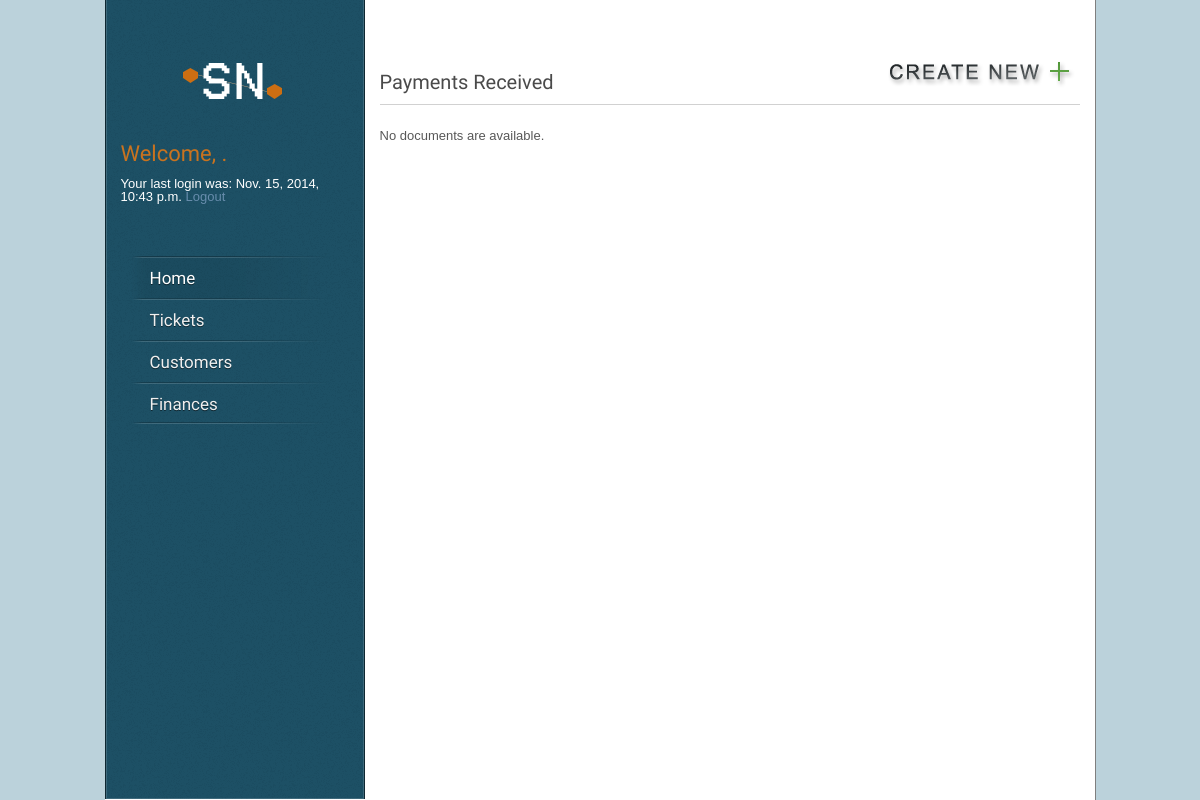
Before: /finance/payment_received/ (signed in) with the older database file.
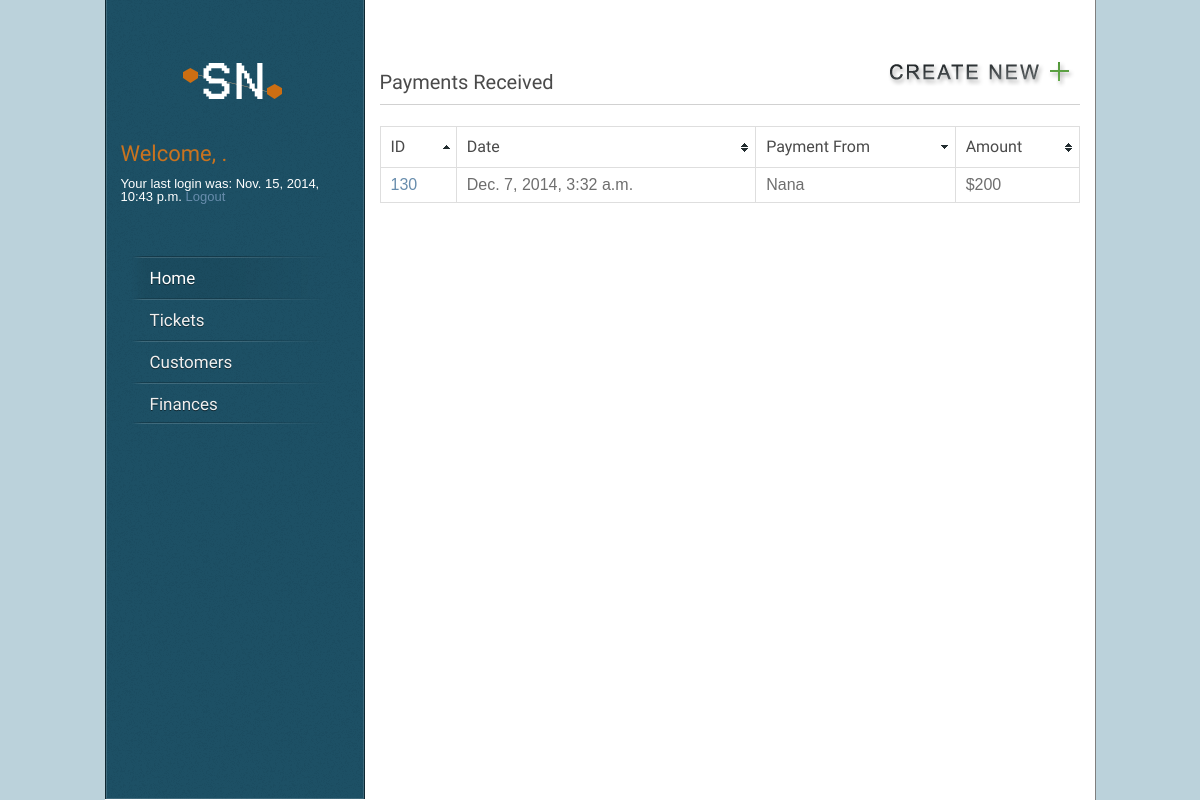
After: the same page with the newer database file.
### core/models.py (models this page shows, shortened)
class Node(models.Model):
    parent = models.ForeignKey("self", blank=True, null=True)
    name = models.CharField(max_length=160)
    desc = models.TextField(max_length=1600)
    date_created = models.DateTimeField('date created',auto_now_add=True)
    date_updated = models.DateTimeField('date updated',auto_now=True)

### finance/views.py (the view)
# urls.py: url(r'^payment_received/detail/(?P<node_id>\d+)/$', views.payment_received_detail),
def payment_received(request):
    node_list = []
    latest_node_list = Node.objects.order_by('-date_updated')
    for node in latest_node_list:
        for child in node.node_set.all():
            if(child.name == "flags"):
                if "|PR|" in child.desc:
                    node_list.append(node.pk)
    queryset = Node.objects.filter(pk__in=node_list)
    latest_node_list = queryset
    context = {'latest_node_list': latest_node_list}
    return render(request, 'finance/payment_received.html', context)

### finance/templates/finance/payment_received.html (shortened to what this page needs)
{% extends "core/base.html" %}
{% block content %}
{% load static %}
{% load staticfiles %}
<ul><a href="/finance/new_payment_received/"><img align="right" src="/static/core/images/create_new.png" alt="Create New Payment Received" /></a></ul>
<h2>Payments Received</h2>
              <div class="line"></div>
    {% if latest_node_list %}
       <table id="myTable" class="tablesorter" border="0" cellpadding="0" cellspacing="1">
        <thead>
             <tr>
                <th><h4>ID</h4></th>
                <th><h4>Date</h4></th>
                <th><h4>Payment From</h4></th>
                <th><h4>Amount</h4></th>
            </tr>
        </thead>
        <tbody>
        {% for node in latest_node_list %}
            <tr>
                <td><a href="/finance/payment_received/detail/{{ node.id }}/">{{ node.id }}</a></td>
                <td>{{ node.date_created }}</td>
                <td>
                    {%for child in node.node_set.all%}
                        {% if child.name == "payfrom" %}
                            {{ child.desc }}
                        {% endif %}
                    {%endfor%}
                </td>
                <td>
                    {%for child in node.node_set.all%}
                        {% if child.name == "amount" %}
                            {{ child.desc }}
                        {% endif %}
                    {%endfor%}
                </td>
            </tr>
        {% endfor %}
        </table>
    {% else %}
        <p>No documents are available.</p>
    {% endif %}
{%endblock%}

Changed rows visible on the page:
added Node: id "130", date_created "Dec. 7, 2014, 3:32 a.m.", shown under "Amount"
added Node: desc "Nana", shown under "130"
added Node: desc "$200", shown under "130"
Other visible differences:
text no longer shown: "No documents are available."
text now shown: "ID Date Payment From Amount"
